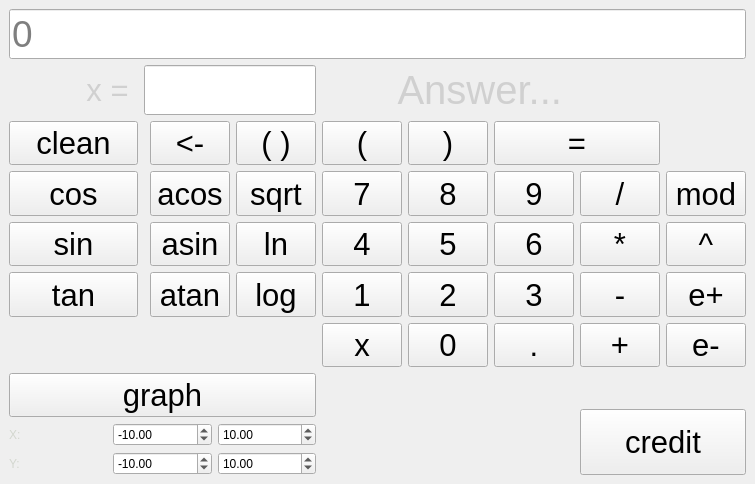
<?xml version="1.0" encoding="UTF-8"?>
<ui version="4.0">
 <class>MainWindow</class>
 <widget class="QMainWindow" name="MainWindow">
  <property name="geometry">
   <rect>
    <x>0</x>
    <y>0</y>
    <width>739</width>
    <height>484</height>
   </rect>
  </property>
  <property name="maximumSize">
   <size>
    <width>1400</width>
    <height>900</height>
   </size>
  </property>
  <property name="palette">
   <palette>
    <active>
     <colorrole role="Base">
      <brush brushstyle="SolidPattern">
       <color alpha="255">
        <red>248</red>
        <green>252</green>
        <blue>255</blue>
       </color>
      </brush>
     </colorrole>
     <colorrole role="Window">
      <brush brushstyle="SolidPattern">
       <color alpha="255">
        <red>30</red>
        <green>63</green>
        <blue>23</blue>
       </color>
      </brush>
     </colorrole>
     <colorrole role="Shadow">
      <brush brushstyle="SolidPattern">
       <color alpha="255">
        <red>92</red>
        <green>53</green>
        <blue>102</blue>
       </color>
      </brush>
     </colorrole>
    </active>
    <inactive>
     <colorrole role="Base">
      <brush brushstyle="SolidPattern">
       <color alpha="255">
        <red>255</red>
        <green>255</green>
        <blue>255</blue>
       </color>
      </brush>
     </colorrole>
     <colorrole role="Window">
      <brush brushstyle="SolidPattern">
       <color alpha="255">
        <red>239</red>
        <green>239</green>
        <blue>239</blue>
       </color>
      </brush>
     </colorrole>
     <colorrole role="Shadow">
      <brush brushstyle="SolidPattern">
       <color alpha="255">
        <red>92</red>
        <green>53</green>
        <blue>102</blue>
       </color>
      </brush>
     </colorrole>
    </inactive>
    <disabled>
     <colorrole role="Base">
      <brush brushstyle="SolidPattern">
       <color alpha="255">
        <red>68</red>
        <green>68</green>
        <blue>68</blue>
       </color>
      </brush>
     </colorrole>
     <colorrole role="Window">
      <brush brushstyle="SolidPattern">
       <color alpha="255">
        <red>30</red>
        <green>63</green>
        <blue>23</blue>
       </color>
      </brush>
     </colorrole>
     <colorrole role="Shadow">
      <brush brushstyle="SolidPattern">
       <color alpha="255">
        <red>92</red>
        <green>53</green>
        <blue>102</blue>
       </color>
      </brush>
     </colorrole>
    </disabled>
   </palette>
  </property>
  <property name="windowTitle">
   <string>Calculator</string>
  </property>
  <widget class="QWidget" name="centralwidget">
   <property name="sizePolicy">
    <sizepolicy hsizetype="Preferred" vsizetype="Preferred">
     <horstretch>0</horstretch>
     <verstretch>5</verstretch>
    </sizepolicy>
   </property>
   <property name="maximumSize">
    <size>
     <width>1400</width>
     <height>900</height>
    </size>
   </property>
   <property name="palette">
    <palette>
     <active/>
     <inactive/>
     <disabled/>
    </palette>
   </property>
   <layout class="QGridLayout" name="gridLayout">
    <item row="9" column="7">
     <widget class="QPushButton" name="buttonMinus">
      <property name="sizePolicy">
       <sizepolicy hsizetype="Expanding" vsizetype="Expanding">
        <horstretch>0</horstretch>
        <verstretch>0</verstretch>
       </sizepolicy>
      </property>
      <property name="minimumSize">
       <size>
        <width>0</width>
        <height>0</height>
       </size>
      </property>
      <property name="font">
       <font>
        <pointsize>23</pointsize>
       </font>
      </property>
      <property name="text">
       <string>-</string>
      </property>
     </widget>
    </item>
    <item row="9" column="2">
     <widget class="QPushButton" name="buttonAtan">
      <property name="sizePolicy">
       <sizepolicy hsizetype="Expanding" vsizetype="Expanding">
        <horstretch>0</horstretch>
        <verstretch>0</verstretch>
       </sizepolicy>
      </property>
      <property name="minimumSize">
       <size>
        <width>0</width>
        <height>0</height>
       </size>
      </property>
      <property name="font">
       <font>
        <pointsize>23</pointsize>
       </font>
      </property>
      <property name="text">
       <string>atan</string>
      </property>
     </widget>
    </item>
    <item row="9" column="5">
     <widget class="QPushButton" name="buttonTwo">
      <property name="sizePolicy">
       <sizepolicy hsizetype="Expanding" vsizetype="Expanding">
        <horstretch>0</horstretch>
        <verstretch>0</verstretch>
       </sizepolicy>
      </property>
      <property name="minimumSize">
       <size>
        <width>0</width>
        <height>0</height>
       </size>
      </property>
      <property name="font">
       <font>
        <pointsize>23</pointsize>
       </font>
      </property>
      <property name="text">
       <string>2</string>
      </property>
     </widget>
    </item>
    <item row="3" column="0">
     <widget class="QLabel" name="labelX">
      <property name="sizePolicy">
       <sizepolicy hsizetype="Expanding" vsizetype="Preferred">
        <horstretch>0</horstretch>
        <verstretch>0</verstretch>
       </sizepolicy>
      </property>
      <property name="maximumSize">
       <size>
        <width>16777215</width>
        <height>140</height>
       </size>
      </property>
      <property name="palette">
       <palette>
        <active>
         <colorrole role="WindowText">
          <brush brushstyle="SolidPattern">
           <color alpha="255">
            <red>207</red>
            <green>207</green>
            <blue>207</blue>
           </color>
          </brush>
         </colorrole>
        </active>
        <inactive>
         <colorrole role="WindowText">
          <brush brushstyle="SolidPattern">
           <color alpha="255">
            <red>208</red>
            <green>208</green>
            <blue>208</blue>
           </color>
          </brush>
         </colorrole>
        </inactive>
        <disabled>
         <colorrole role="WindowText">
          <brush brushstyle="SolidPattern">
           <color alpha="96">
            <red>164</red>
            <green>166</green>
            <blue>168</blue>
           </color>
          </brush>
         </colorrole>
        </disabled>
       </palette>
      </property>
      <property name="font">
       <font>
        <pointsize>23</pointsize>
       </font>
      </property>
      <property name="text">
       <string>         x = </string>
      </property>
     </widget>
    </item>
    <item row="6" column="0">
     <widget class="QPushButton" name="buttonClean">
      <property name="sizePolicy">
       <sizepolicy hsizetype="Expanding" vsizetype="Expanding">
        <horstretch>0</horstretch>
        <verstretch>0</verstretch>
       </sizepolicy>
      </property>
      <property name="minimumSize">
       <size>
        <width>0</width>
        <height>0</height>
       </size>
      </property>
      <property name="font">
       <font>
        <pointsize>23</pointsize>
       </font>
      </property>
      <property name="text">
       <string>clean</string>
      </property>
     </widget>
    </item>
    <item row="0" column="0" rowspan="3" colspan="9">
     <widget class="QLineEdit" name="lineFormula">
      <property name="sizePolicy">
       <sizepolicy hsizetype="Expanding" vsizetype="Expanding">
        <horstretch>0</horstretch>
        <verstretch>0</verstretch>
       </sizepolicy>
      </property>
      <property name="font">
       <font>
        <pointsize>28</pointsize>
       </font>
      </property>
      <property name="maxLength">
       <number>255</number>
      </property>
      <property name="placeholderText">
       <string>0</string>
      </property>
     </widget>
    </item>
    <item row="8" column="8">
     <widget class="QPushButton" name="buttonPower">
      <property name="sizePolicy">
       <sizepolicy hsizetype="Expanding" vsizetype="Expanding">
        <horstretch>0</horstretch>
        <verstretch>0</verstretch>
       </sizepolicy>
      </property>
      <property name="minimumSize">
       <size>
        <width>0</width>
        <height>0</height>
       </size>
      </property>
      <property name="font">
       <font>
        <pointsize>23</pointsize>
       </font>
      </property>
      <property name="text">
       <string>^</string>
      </property>
     </widget>
    </item>
    <item row="6" column="2">
     <widget class="QPushButton" name="buttonDeleteOne">
      <property name="sizePolicy">
       <sizepolicy hsizetype="Expanding" vsizetype="Expanding">
        <horstretch>0</horstretch>
        <verstretch>0</verstretch>
       </sizepolicy>
      </property>
      <property name="minimumSize">
       <size>
        <width>0</width>
        <height>0</height>
       </size>
      </property>
      <property name="font">
       <font>
        <pointsize>23</pointsize>
       </font>
      </property>
      <property name="text">
       <string>&lt;-</string>
      </property>
     </widget>
    </item>
    <item row="8" column="4">
     <widget class="QPushButton" name="buttonFour">
      <property name="sizePolicy">
       <sizepolicy hsizetype="Expanding" vsizetype="Expanding">
        <horstretch>0</horstretch>
        <verstretch>0</verstretch>
       </sizepolicy>
      </property>
      <property name="minimumSize">
       <size>
        <width>0</width>
        <height>0</height>
       </size>
      </property>
      <property name="font">
       <font>
        <pointsize>23</pointsize>
       </font>
      </property>
      <property name="text">
       <string>4</string>
      </property>
     </widget>
    </item>
    <item row="10" column="4">
     <widget class="QPushButton" name="buttonX">
      <property name="sizePolicy">
       <sizepolicy hsizetype="Expanding" vsizetype="Expanding">
        <horstretch>0</horstretch>
        <verstretch>0</verstretch>
       </sizepolicy>
      </property>
      <property name="minimumSize">
       <size>
        <width>0</width>
        <height>0</height>
       </size>
      </property>
      <property name="font">
       <font>
        <pointsize>23</pointsize>
       </font>
      </property>
      <property name="text">
       <string>x</string>
      </property>
     </widget>
    </item>
    <item row="9" column="6">
     <widget class="QPushButton" name="buttonThree">
      <property name="sizePolicy">
       <sizepolicy hsizetype="Expanding" vsizetype="Expanding">
        <horstretch>0</horstretch>
        <verstretch>0</verstretch>
       </sizepolicy>
      </property>
      <property name="minimumSize">
       <size>
        <width>0</width>
        <height>0</height>
       </size>
      </property>
      <property name="font">
       <font>
        <pointsize>23</pointsize>
       </font>
      </property>
      <property name="text">
       <string>3</string>
      </property>
     </widget>
    </item>
    <item row="10" column="5">
     <widget class="QPushButton" name="buttonZero">
      <property name="sizePolicy">
       <sizepolicy hsizetype="Expanding" vsizetype="Expanding">
        <horstretch>0</horstretch>
        <verstretch>0</verstretch>
       </sizepolicy>
      </property>
      <property name="minimumSize">
       <size>
        <width>0</width>
        <height>0</height>
       </size>
      </property>
      <property name="font">
       <font>
        <pointsize>23</pointsize>
       </font>
      </property>
      <property name="text">
       <string>0</string>
      </property>
     </widget>
    </item>
    <item row="9" column="4">
     <widget class="QPushButton" name="buttonOne">
      <property name="sizePolicy">
       <sizepolicy hsizetype="Expanding" vsizetype="Expanding">
        <horstretch>0</horstretch>
        <verstretch>0</verstretch>
       </sizepolicy>
      </property>
      <property name="minimumSize">
       <size>
        <width>0</width>
        <height>0</height>
       </size>
      </property>
      <property name="font">
       <font>
        <pointsize>23</pointsize>
       </font>
      </property>
      <property name="text">
       <string>1</string>
      </property>
     </widget>
    </item>
    <item row="7" column="3">
     <widget class="QPushButton" name="buttonSqrt">
      <property name="sizePolicy">
       <sizepolicy hsizetype="Expanding" vsizetype="Expanding">
        <horstretch>0</horstretch>
        <verstretch>0</verstretch>
       </sizepolicy>
      </property>
      <property name="minimumSize">
       <size>
        <width>0</width>
        <height>0</height>
       </size>
      </property>
      <property name="font">
       <font>
        <pointsize>23</pointsize>
       </font>
      </property>
      <property name="text">
       <string>sqrt</string>
      </property>
     </widget>
    </item>
    <item row="6" column="4">
     <widget class="QPushButton" name="buttonBracketOpen">
      <property name="sizePolicy">
       <sizepolicy hsizetype="Expanding" vsizetype="Expanding">
        <horstretch>0</horstretch>
        <verstretch>0</verstretch>
       </sizepolicy>
      </property>
      <property name="minimumSize">
       <size>
        <width>0</width>
        <height>0</height>
       </size>
      </property>
      <property name="font">
       <font>
        <pointsize>23</pointsize>
       </font>
      </property>
      <property name="text">
       <string>(</string>
      </property>
     </widget>
    </item>
    <item row="8" column="6">
     <widget class="QPushButton" name="buttonSix">
      <property name="sizePolicy">
       <sizepolicy hsizetype="Expanding" vsizetype="Expanding">
        <horstretch>0</horstretch>
        <verstretch>0</verstretch>
       </sizepolicy>
      </property>
      <property name="minimumSize">
       <size>
        <width>0</width>
        <height>0</height>
       </size>
      </property>
      <property name="font">
       <font>
        <pointsize>23</pointsize>
       </font>
      </property>
      <property name="text">
       <string>6</string>
      </property>
     </widget>
    </item>
    <item row="10" column="6">
     <widget class="QPushButton" name="buttonDot">
      <property name="sizePolicy">
       <sizepolicy hsizetype="Expanding" vsizetype="Expanding">
        <horstretch>0</horstretch>
        <verstretch>0</verstretch>
       </sizepolicy>
      </property>
      <property name="minimumSize">
       <size>
        <width>0</width>
        <height>0</height>
       </size>
      </property>
      <property name="font">
       <font>
        <pointsize>23</pointsize>
       </font>
      </property>
      <property name="text">
       <string>.</string>
      </property>
     </widget>
    </item>
    <item row="7" column="5">
     <widget class="QPushButton" name="buttonEight">
      <property name="sizePolicy">
       <sizepolicy hsizetype="Expanding" vsizetype="Expanding">
        <horstretch>0</horstretch>
        <verstretch>0</verstretch>
       </sizepolicy>
      </property>
      <property name="minimumSize">
       <size>
        <width>0</width>
        <height>0</height>
       </size>
      </property>
      <property name="font">
       <font>
        <pointsize>23</pointsize>
       </font>
      </property>
      <property name="text">
       <string>8</string>
      </property>
     </widget>
    </item>
    <item row="9" column="3">
     <widget class="QPushButton" name="buttonLog">
      <property name="sizePolicy">
       <sizepolicy hsizetype="Expanding" vsizetype="Expanding">
        <horstretch>0</horstretch>
        <verstretch>0</verstretch>
       </sizepolicy>
      </property>
      <property name="minimumSize">
       <size>
        <width>0</width>
        <height>0</height>
       </size>
      </property>
      <property name="font">
       <font>
        <pointsize>23</pointsize>
       </font>
      </property>
      <property name="text">
       <string>log</string>
      </property>
     </widget>
    </item>
    <item row="7" column="0">
     <widget class="QPushButton" name="buttonCos">
      <property name="sizePolicy">
       <sizepolicy hsizetype="Expanding" vsizetype="Expanding">
        <horstretch>0</horstretch>
        <verstretch>0</verstretch>
       </sizepolicy>
      </property>
      <property name="minimumSize">
       <size>
        <width>0</width>
        <height>0</height>
       </size>
      </property>
      <property name="font">
       <font>
        <pointsize>23</pointsize>
       </font>
      </property>
      <property name="text">
       <string>cos</string>
      </property>
     </widget>
    </item>
    <item row="7" column="6">
     <widget class="QPushButton" name="buttonNine">
      <property name="sizePolicy">
       <sizepolicy hsizetype="Expanding" vsizetype="Expanding">
        <horstretch>0</horstretch>
        <verstretch>0</verstretch>
       </sizepolicy>
      </property>
      <property name="minimumSize">
       <size>
        <width>0</width>
        <height>0</height>
       </size>
      </property>
      <property name="font">
       <font>
        <pointsize>23</pointsize>
       </font>
      </property>
      <property name="text">
       <string>9</string>
      </property>
     </widget>
    </item>
    <item row="8" column="3">
     <widget class="QPushButton" name="buttonLn">
      <property name="sizePolicy">
       <sizepolicy hsizetype="Expanding" vsizetype="Expanding">
        <horstretch>0</horstretch>
        <verstretch>0</verstretch>
       </sizepolicy>
      </property>
      <property name="minimumSize">
       <size>
        <width>0</width>
        <height>0</height>
       </size>
      </property>
      <property name="font">
       <font>
        <pointsize>23</pointsize>
       </font>
      </property>
      <property name="text">
       <string>ln</string>
      </property>
     </widget>
    </item>
    <item row="7" column="4">
     <widget class="QPushButton" name="buttonSeven">
      <property name="sizePolicy">
       <sizepolicy hsizetype="Expanding" vsizetype="Expanding">
        <horstretch>0</horstretch>
        <verstretch>0</verstretch>
       </sizepolicy>
      </property>
      <property name="minimumSize">
       <size>
        <width>0</width>
        <height>0</height>
       </size>
      </property>
      <property name="font">
       <font>
        <pointsize>23</pointsize>
       </font>
      </property>
      <property name="text">
       <string>7</string>
      </property>
     </widget>
    </item>
    <item row="10" column="7">
     <widget class="QPushButton" name="buttonPlus">
      <property name="sizePolicy">
       <sizepolicy hsizetype="Expanding" vsizetype="Expanding">
        <horstretch>0</horstretch>
        <verstretch>0</verstretch>
       </sizepolicy>
      </property>
      <property name="minimumSize">
       <size>
        <width>0</width>
        <height>0</height>
       </size>
      </property>
      <property name="font">
       <font>
        <pointsize>23</pointsize>
       </font>
      </property>
      <property name="text">
       <string>+</string>
      </property>
     </widget>
    </item>
    <item row="6" column="6" colspan="2">
     <widget class="QPushButton" name="buttonEqual">
      <property name="sizePolicy">
       <sizepolicy hsizetype="Expanding" vsizetype="Expanding">
        <horstretch>0</horstretch>
        <verstretch>0</verstretch>
       </sizepolicy>
      </property>
      <property name="minimumSize">
       <size>
        <width>0</width>
        <height>0</height>
       </size>
      </property>
      <property name="font">
       <font>
        <pointsize>23</pointsize>
       </font>
      </property>
      <property name="text">
       <string>=</string>
      </property>
     </widget>
    </item>
    <item row="8" column="2">
     <widget class="QPushButton" name="buttonAsin">
      <property name="enabled">
       <bool>true</bool>
      </property>
      <property name="sizePolicy">
       <sizepolicy hsizetype="Expanding" vsizetype="Expanding">
        <horstretch>0</horstretch>
        <verstretch>0</verstretch>
       </sizepolicy>
      </property>
      <property name="minimumSize">
       <size>
        <width>0</width>
        <height>0</height>
       </size>
      </property>
      <property name="font">
       <font>
        <pointsize>23</pointsize>
       </font>
      </property>
      <property name="text">
       <string>asin</string>
      </property>
     </widget>
    </item>
    <item row="7" column="8">
     <widget class="QPushButton" name="buttonMod">
      <property name="sizePolicy">
       <sizepolicy hsizetype="Expanding" vsizetype="Expanding">
        <horstretch>0</horstretch>
        <verstretch>0</verstretch>
       </sizepolicy>
      </property>
      <property name="minimumSize">
       <size>
        <width>0</width>
        <height>0</height>
       </size>
      </property>
      <property name="font">
       <font>
        <pointsize>23</pointsize>
       </font>
      </property>
      <property name="text">
       <string>mod</string>
      </property>
     </widget>
    </item>
    <item row="6" column="5">
     <widget class="QPushButton" name="buttonBracketClose">
      <property name="sizePolicy">
       <sizepolicy hsizetype="Expanding" vsizetype="Expanding">
        <horstretch>0</horstretch>
        <verstretch>0</verstretch>
       </sizepolicy>
      </property>
      <property name="minimumSize">
       <size>
        <width>0</width>
        <height>0</height>
       </size>
      </property>
      <property name="font">
       <font>
        <pointsize>23</pointsize>
       </font>
      </property>
      <property name="text">
       <string>)</string>
      </property>
     </widget>
    </item>
    <item row="8" column="7">
     <widget class="QPushButton" name="buttonMult">
      <property name="sizePolicy">
       <sizepolicy hsizetype="Expanding" vsizetype="Expanding">
        <horstretch>0</horstretch>
        <verstretch>0</verstretch>
       </sizepolicy>
      </property>
      <property name="minimumSize">
       <size>
        <width>0</width>
        <height>0</height>
       </size>
      </property>
      <property name="font">
       <font>
        <pointsize>23</pointsize>
       </font>
      </property>
      <property name="text">
       <string>*</string>
      </property>
     </widget>
    </item>
    <item row="8" column="0">
     <widget class="QPushButton" name="buttonSin">
      <property name="sizePolicy">
       <sizepolicy hsizetype="Expanding" vsizetype="Expanding">
        <horstretch>0</horstretch>
        <verstretch>0</verstretch>
       </sizepolicy>
      </property>
      <property name="minimumSize">
       <size>
        <width>0</width>
        <height>0</height>
       </size>
      </property>
      <property name="font">
       <font>
        <pointsize>23</pointsize>
       </font>
      </property>
      <property name="text">
       <string>sin</string>
      </property>
     </widget>
    </item>
    <item row="7" column="7">
     <widget class="QPushButton" name="buttonDivide">
      <property name="sizePolicy">
       <sizepolicy hsizetype="Expanding" vsizetype="Expanding">
        <horstretch>0</horstretch>
        <verstretch>0</verstretch>
       </sizepolicy>
      </property>
      <property name="minimumSize">
       <size>
        <width>0</width>
        <height>0</height>
       </size>
      </property>
      <property name="font">
       <font>
        <pointsize>23</pointsize>
       </font>
      </property>
      <property name="text">
       <string>/</string>
      </property>
     </widget>
    </item>
    <item row="9" column="0">
     <widget class="QPushButton" name="buttonTan">
      <property name="sizePolicy">
       <sizepolicy hsizetype="Expanding" vsizetype="Expanding">
        <horstretch>0</horstretch>
        <verstretch>0</verstretch>
       </sizepolicy>
      </property>
      <property name="minimumSize">
       <size>
        <width>0</width>
        <height>0</height>
       </size>
      </property>
      <property name="font">
       <font>
        <pointsize>23</pointsize>
       </font>
      </property>
      <property name="text">
       <string>tan</string>
      </property>
     </widget>
    </item>
    <item row="7" column="2">
     <widget class="QPushButton" name="buttonAcos">
      <property name="sizePolicy">
       <sizepolicy hsizetype="Expanding" vsizetype="Expanding">
        <horstretch>0</horstretch>
        <verstretch>0</verstretch>
       </sizepolicy>
      </property>
      <property name="minimumSize">
       <size>
        <width>0</width>
        <height>0</height>
       </size>
      </property>
      <property name="font">
       <font>
        <pointsize>23</pointsize>
       </font>
      </property>
      <property name="text">
       <string>acos</string>
      </property>
     </widget>
    </item>
    <item row="8" column="5">
     <widget class="QPushButton" name="buttonFive">
      <property name="sizePolicy">
       <sizepolicy hsizetype="Expanding" vsizetype="Expanding">
        <horstretch>0</horstretch>
        <verstretch>0</verstretch>
       </sizepolicy>
      </property>
      <property name="minimumSize">
       <size>
        <width>0</width>
        <height>0</height>
       </size>
      </property>
      <property name="font">
       <font>
        <pointsize>23</pointsize>
       </font>
      </property>
      <property name="text">
       <string>5</string>
      </property>
     </widget>
    </item>
    <item row="6" column="3">
     <widget class="QPushButton" name="buttonBrackets">
      <property name="sizePolicy">
       <sizepolicy hsizetype="Expanding" vsizetype="Expanding">
        <horstretch>0</horstretch>
        <verstretch>0</verstretch>
       </sizepolicy>
      </property>
      <property name="minimumSize">
       <size>
        <width>0</width>
        <height>0</height>
       </size>
      </property>
      <property name="font">
       <font>
        <pointsize>23</pointsize>
       </font>
      </property>
      <property name="text">
       <string>( )</string>
      </property>
     </widget>
    </item>
    <item row="12" column="0" rowspan="3" colspan="4">
     <layout class="QGridLayout" name="gridLayout_3">
      <property name="leftMargin">
       <number>0</number>
      </property>
      <item row="0" column="0" colspan="3">
       <widget class="QPushButton" name="buttonGraph">
        <property name="sizePolicy">
         <sizepolicy hsizetype="Expanding" vsizetype="Expanding">
          <horstretch>0</horstretch>
          <verstretch>0</verstretch>
         </sizepolicy>
        </property>
        <property name="minimumSize">
         <size>
          <width>0</width>
          <height>0</height>
         </size>
        </property>
        <property name="font">
         <font>
          <pointsize>23</pointsize>
         </font>
        </property>
        <property name="text">
         <string>graph</string>
        </property>
       </widget>
      </item>
      <item row="2" column="2">
       <widget class="QDoubleSpinBox" name="spinYend">
        <property name="minimum">
         <double>-1000000.000000000000000</double>
        </property>
        <property name="maximum">
         <double>1000000.000000000000000</double>
        </property>
        <property name="value">
         <double>10.000000000000000</double>
        </property>
       </widget>
      </item>
      <item row="2" column="1">
       <widget class="QDoubleSpinBox" name="spinYbegin">
        <property name="minimum">
         <double>-1000000.000000000000000</double>
        </property>
        <property name="maximum">
         <double>1000000.000000000000000</double>
        </property>
        <property name="value">
         <double>-10.000000000000000</double>
        </property>
       </widget>
      </item>
      <item row="1" column="2">
       <widget class="QDoubleSpinBox" name="spinXend">
        <property name="minimum">
         <double>-1000000.000000000000000</double>
        </property>
        <property name="maximum">
         <double>1000000.000000000000000</double>
        </property>
        <property name="value">
         <double>10.000000000000000</double>
        </property>
       </widget>
      </item>
      <item row="1" column="1">
       <widget class="QDoubleSpinBox" name="spinXbegin">
        <property name="minimum">
         <double>-1000000.000000000000000</double>
        </property>
        <property name="maximum">
         <double>1000000.000000000000000</double>
        </property>
        <property name="value">
         <double>-10.000000000000000</double>
        </property>
       </widget>
      </item>
      <item row="2" column="0">
       <widget class="QLabel" name="label">
        <property name="palette">
         <palette>
          <active>
           <colorrole role="WindowText">
            <brush brushstyle="SolidPattern">
             <color alpha="255">
              <red>211</red>
              <green>215</green>
              <blue>207</blue>
             </color>
            </brush>
           </colorrole>
          </active>
          <inactive>
           <colorrole role="WindowText">
            <brush brushstyle="SolidPattern">
             <color alpha="255">
              <red>211</red>
              <green>215</green>
              <blue>207</blue>
             </color>
            </brush>
           </colorrole>
          </inactive>
          <disabled>
           <colorrole role="WindowText">
            <brush brushstyle="SolidPattern">
             <color alpha="255">
              <red>190</red>
              <green>190</green>
              <blue>190</blue>
             </color>
            </brush>
           </colorrole>
          </disabled>
         </palette>
        </property>
        <property name="text">
         <string>Y:</string>
        </property>
       </widget>
      </item>
      <item row="1" column="0">
       <widget class="QLabel" name="rangeX">
        <property name="palette">
         <palette>
          <active>
           <colorrole role="WindowText">
            <brush brushstyle="SolidPattern">
             <color alpha="255">
              <red>211</red>
              <green>215</green>
              <blue>207</blue>
             </color>
            </brush>
           </colorrole>
          </active>
          <inactive>
           <colorrole role="WindowText">
            <brush brushstyle="SolidPattern">
             <color alpha="255">
              <red>211</red>
              <green>215</green>
              <blue>207</blue>
             </color>
            </brush>
           </colorrole>
          </inactive>
          <disabled>
           <colorrole role="WindowText">
            <brush brushstyle="SolidPattern">
             <color alpha="255">
              <red>190</red>
              <green>190</green>
              <blue>190</blue>
             </color>
            </brush>
           </colorrole>
          </disabled>
         </palette>
        </property>
        <property name="text">
         <string>X:</string>
        </property>
       </widget>
      </item>
     </layout>
    </item>
    <item row="13" column="7" rowspan="2" colspan="2">
     <widget class="QPushButton" name="buttonCredit">
      <property name="sizePolicy">
       <sizepolicy hsizetype="Expanding" vsizetype="Expanding">
        <horstretch>0</horstretch>
        <verstretch>0</verstretch>
       </sizepolicy>
      </property>
      <property name="font">
       <font>
        <pointsize>23</pointsize>
       </font>
      </property>
      <property name="text">
       <string>credit</string>
      </property>
     </widget>
    </item>
    <item row="9" column="8">
     <widget class="QPushButton" name="buttonEp">
      <property name="sizePolicy">
       <sizepolicy hsizetype="Expanding" vsizetype="Expanding">
        <horstretch>0</horstretch>
        <verstretch>0</verstretch>
       </sizepolicy>
      </property>
      <property name="font">
       <font>
        <pointsize>23</pointsize>
       </font>
      </property>
      <property name="text">
       <string>e+</string>
      </property>
     </widget>
    </item>
    <item row="10" column="8">
     <widget class="QPushButton" name="buttonEm">
      <property name="sizePolicy">
       <sizepolicy hsizetype="Expanding" vsizetype="Expanding">
        <horstretch>0</horstretch>
        <verstretch>0</verstretch>
       </sizepolicy>
      </property>
      <property name="font">
       <font>
        <pointsize>23</pointsize>
       </font>
      </property>
      <property name="text">
       <string>e-</string>
      </property>
     </widget>
    </item>
    <item row="3" column="1" colspan="3">
     <widget class="QLineEdit" name="lineX">
      <property name="sizePolicy">
       <sizepolicy hsizetype="Expanding" vsizetype="Expanding">
        <horstretch>0</horstretch>
        <verstretch>0</verstretch>
       </sizepolicy>
      </property>
      <property name="font">
       <font>
        <pointsize>28</pointsize>
       </font>
      </property>
      <property name="text">
       <string/>
      </property>
      <property name="placeholderText">
       <string/>
      </property>
     </widget>
    </item>
    <item row="3" column="4" colspan="5">
     <widget class="QLabel" name="labelAnswer">
      <property name="sizePolicy">
       <sizepolicy hsizetype="Expanding" vsizetype="Expanding">
        <horstretch>0</horstretch>
        <verstretch>0</verstretch>
       </sizepolicy>
      </property>
      <property name="maximumSize">
       <size>
        <width>16777215</width>
        <height>140</height>
       </size>
      </property>
      <property name="palette">
       <palette>
        <active>
         <colorrole role="WindowText">
          <brush brushstyle="SolidPattern">
           <color alpha="255">
            <red>205</red>
            <green>205</green>
            <blue>205</blue>
           </color>
          </brush>
         </colorrole>
        </active>
        <inactive>
         <colorrole role="WindowText">
          <brush brushstyle="SolidPattern">
           <color alpha="255">
            <red>208</red>
            <green>208</green>
            <blue>208</blue>
           </color>
          </brush>
         </colorrole>
        </inactive>
        <disabled>
         <colorrole role="WindowText">
          <brush brushstyle="SolidPattern">
           <color alpha="96">
            <red>164</red>
            <green>166</green>
            <blue>168</blue>
           </color>
          </brush>
         </colorrole>
        </disabled>
       </palette>
      </property>
      <property name="font">
       <font>
        <pointsize>30</pointsize>
       </font>
      </property>
      <property name="text">
       <string>       Answer...</string>
      </property>
      <property name="margin">
       <number>0</number>
      </property>
     </widget>
    </item>
   </layout>
  </widget>
 </widget>
 <resources/>
 <connections/>
</ui>
